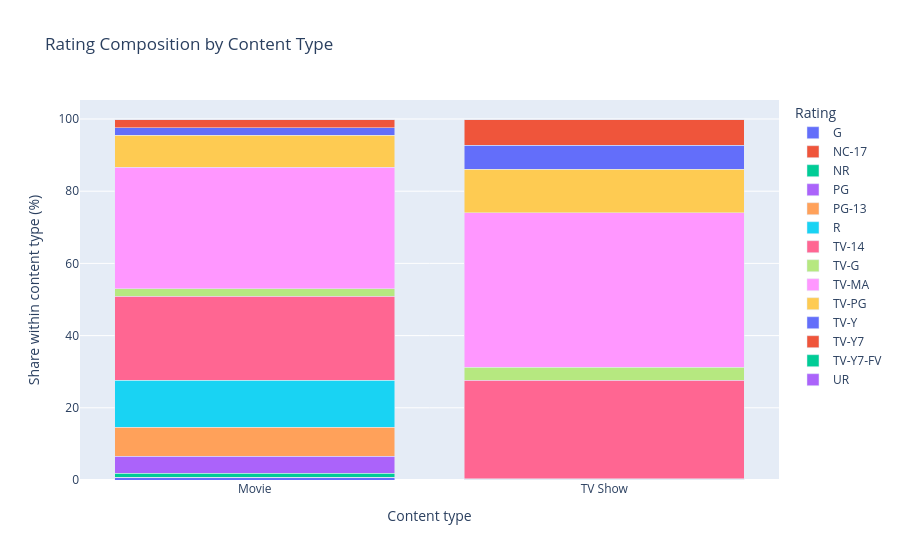

The code cell stored with this chart in its notebook:
### Code cell
# rating composition
rating_counts = pd.crosstab(df["type"], df["rating"])
rating_percentages = (
    rating_counts.div(rating_counts.sum(axis=1), axis=0).mul(100).round(1)
)

rating_plot_data = (
    rating_percentages
    .rename_axis("content_type")
    .reset_index()
    .melt(
        id_vars="content_type",
        var_name="rating",
        value_name="percentage",
    )
)

fig_ratings = px.bar(
    rating_plot_data,
    x = "content_type",
    y = "percentage",
    color = "rating",
    barmode = "stack",
    title = "Rating Composition by Content Type",
    labels = {
        "content_type": "Content type",
        "percentage": "Share within content type (%)",
        "rating": "Rating",
    },
)
fig_ratings.show()

### Figure 1 — Plotly figure (JSON) as saved in the notebook; plotly's stock layout.template omitted (floating-point values rounded to 4 significant figures)
{"data": [{"hovertemplate": "Rating=G<br>Content type=%{x}<br>Share within content type (%)=%{y}<extra></extra>", "legendgroup": "G", "marker": {"color": "#636efa", "pattern": {"shape": ""}}, "name": "G", "orientation": "v", "showlegend": true, "textposition": "auto", "type": "bar", "x": ["Movie", "TV Show"], "xaxis": "x", "y": [0.7, 0.0], "yaxis": "y"}, {"hovertemplate": "Rating=NC-17<br>Content type=%{x}<br>Share within content type (%)=%{y}<extra></extra>", "legendgroup": "NC-17", "marker": {"color": "#EF553B", "pattern": {"shape": ""}}, "name": "NC-17", "orientation": "v", "showlegend": true, "textposition": "auto", "type": "bar", "x": ["Movie", "TV Show"], "xaxis": "x", "y": [0.0, 0.0], "yaxis": "y"}, {"hovertemplate": "Rating=NR<br>Content type=%{x}<br>Share within content type (%)=%{y}<extra></extra>", "legendgroup": "NR", "marker": {"color": "#00cc96", "pattern": {"shape": ""}}, "name": "NR", "orientation": "v", "showlegend": true, "textposition": "auto", "type": "bar", "x": ["Movie", "TV Show"], "xaxis": "x", "y": [1.2, 0.2], "yaxis": "y"}, {"hovertemplate": "Rating=PG<br>Content type=%{x}<br>Share within content type (%)=%{y}<extra></extra>", "legendgroup": "PG", "marker": {"color": "#ab63fa", "pattern": {"shape": ""}}, "name": "PG", "orientation": "v", "showlegend": true, "textposition": "auto", "type": "bar", "x": ["Movie", "TV Show"], "xaxis": "x", "y": [4.7, 0.0], "yaxis": "y"}, {"hovertemplate": "Rating=PG-13<br>Content type=%{x}<br>Share within content type (%)=%{y}<extra></extra>", "legendgroup": "PG-13", "marker": {"color": "#FFA15A", "pattern": {"shape": ""}}, "name": "PG-13", "orientation": "v", "showlegend": true, "textposition": "auto", "type": "bar", "x": ["Movie", "TV Show"], "xaxis": "x", "y": [8.0, 0.0], "yaxis": "y"}, {"hovertemplate": "Rating=R<br>Content type=%{x}<br>Share within content type (%)=%{y}<extra></extra>", "legendgroup": "R", "marker": {"color": "#19d3f3", "pattern": {"shape": ""}}, "name": "R", "orientation": "v", "showlegend": true, "textposition": "auto", "type": "bar", "x": ["Movie", "TV Show"], "xaxis": "x", "y": [13.0, 0.1], "yaxis": "y"}, {"hovertemplate": "Rating=TV-14<br>Content type=%{x}<br>Share within content type (%)=%{y}<extra></extra>", "legendgroup": "TV-14", "marker": {"color": "#FF6692", "pattern": {"shape": ""}}, "name": "TV-14", "orientation": "v", "showlegend": true, "textposition": "auto", "type": "bar", "x": ["Movie", "TV Show"], "xaxis": "x", "y": [23.3, 27.4], "yaxis": "y"}, {"hovertemplate": "Rating=TV-G<br>Content type=%{x}<br>Share within content type (%)=%{y}<extra></extra>", "legendgroup": "TV-G", "marker": {"color": "#B6E880", "pattern": {"shape": ""}}, "name": "TV-G", "orientation": "v", "showlegend": true, "textposition": "auto", "type": "bar", "x": ["Movie", "TV Show"], "xaxis": "x", "y": [2.1, 3.5], "yaxis": "y"}, {"hovertemplate": "Rating=TV-MA<br>Content type=%{x}<br>Share within content type (%)=%{y}<extra></extra>", "legendgroup": "TV-MA", "marker": {"color": "#FF97FF", "pattern": {"shape": ""}}, "name": "TV-MA", "orientation": "v", "showlegend": true, "textposition": "auto", "type": "bar", "x": ["Movie", "TV Show"], "xaxis": "x", "y": [33.7, 42.9], "yaxis": "y"}, {"hovertemplate": "Rating=TV-PG<br>Content type=%{x}<br>Share within content type (%)=%{y}<extra></extra>", "legendgroup": "TV-PG", "marker": {"color": "#FECB52", "pattern": {"shape": ""}}, "name": "TV-PG", "orientation": "v", "showlegend": true, "textposition": "auto", "type": "bar", "x": ["Movie", "TV Show"], "xaxis": "x", "y": [8.8, 12.0], "yaxis": "y"}, {"hovertemplate": "Rating=TV-Y<br>Content type=%{x}<br>Share within content type (%)=%{y}<extra></extra>", "legendgroup": "TV-Y", "marker": {"color": "#636efa", "pattern": {"shape": ""}}, "name": "TV-Y", "orientation": "v", "showlegend": true, "textposition": "auto", "type": "bar", "x": ["Movie", "TV Show"], "xaxis": "x", "y": [2.1, 6.6], "yaxis": "y"}, {"hovertemplate": "Rating=TV-Y7<br>Content type=%{x}<br>Share within content type (%)=%{y}<extra></extra>", "legendgroup": "TV-Y7", "marker": {"color": "#EF553B", "pattern": {"shape": ""}}, "name": "TV-Y7", "orientation": "v", "showlegend": true, "textposition": "auto", "type": "bar", "x": ["Movie", "TV Show"], "xaxis": "x", "y": [2.3, 7.3], "yaxis": "y"}, {"hovertemplate": "Rating=TV-Y7-FV<br>Content type=%{x}<br>Share within content type (%)=%{y}<extra></extra>", "legendgroup": "TV-Y7-FV", "marker": {"color": "#00cc96", "pattern": {"shape": ""}}, "name": "TV-Y7-FV", "orientation": "v", "showlegend": true, "textposition": "auto", "type": "bar", "x": ["Movie", "TV Show"], "xaxis": "x", "y": [0.1, 0.0], "yaxis": "y"}, {"hovertemplate": "Rating=UR<br>Content type=%{x}<br>Share within content type (%)=%{y}<extra></extra>", "legendgroup": "UR", "marker": {"color": "#ab63fa", "pattern": {"shape": ""}}, "name": "UR", "orientation": "v", "showlegend": true, "textposition": "auto", "type": "bar", "x": ["Movie", "TV Show"], "xaxis": "x", "y": [0.0, 0.0], "yaxis": "y"}], "layout": {"barmode": "stack", "legend": {"title": {"text": "Rating"}, "tracegroupgap": 0}, "title": {"text": "Rating Composition by Content Type"}, "xaxis": {"anchor": "y", "domain": [0, 1], "title": {"text": "Content type"}}, "yaxis": {"anchor": "x", "domain": [0, 1], "title": {"text": "Share within content type (%)"}}}}
